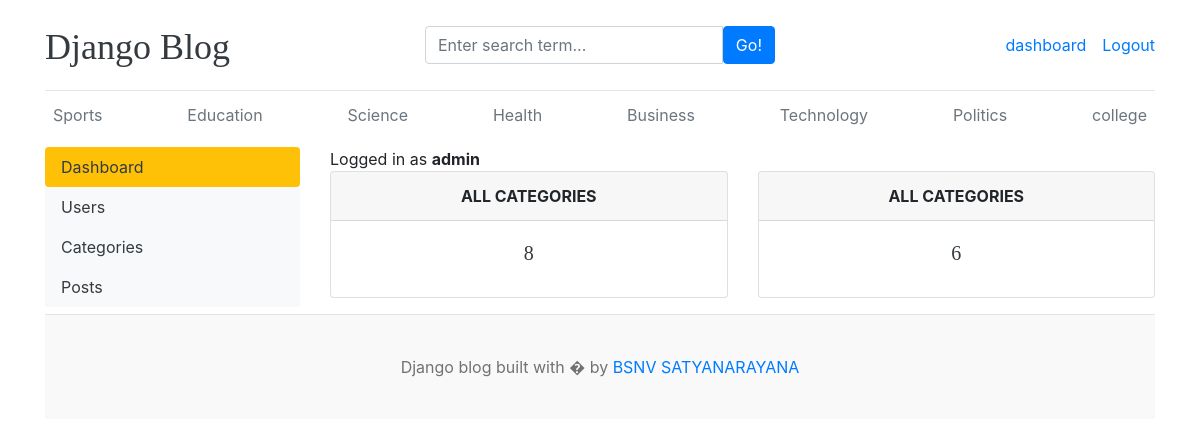
Before: /dashboard/ (signed in) with the older database file.
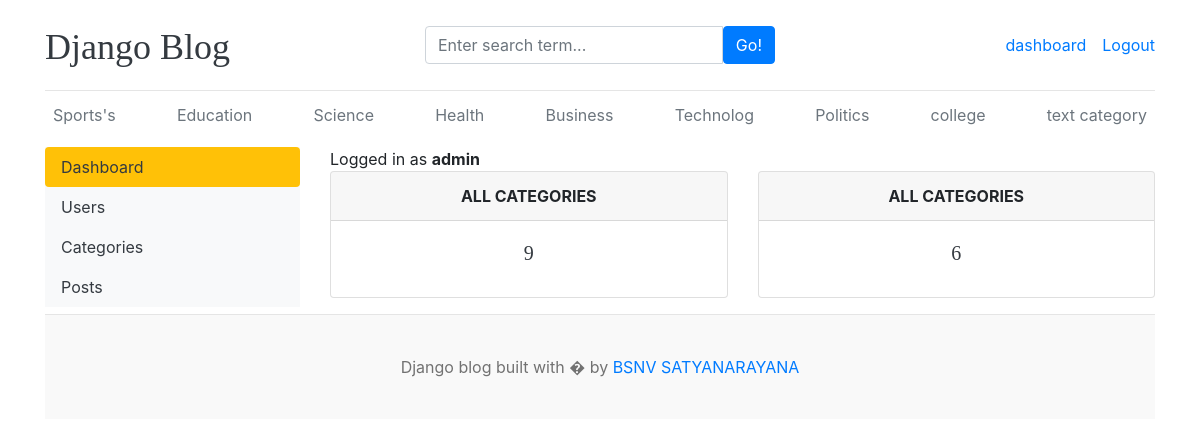
After: the same page with the newer database file.
### blog/models.py (models this page shows, shortened)
class Category(models.Model):
    category_name=models.CharField(max_length=50,unique=True)
    created_at=models.DateTimeField(auto_now_add=True)
    updated_at=models.DateTimeField(auto_now=True)
    class Meta:
        verbose_name_plural='categories'

### dashboards/views.py (the view)
# urls.py: path('',views.dashboard,name='dashboard'),
@login_required(login_url='login')
def dashboard(request):
    category_count=Category.objects.all().count()
    blogs_count=Blog.objects.all().count()
    context={
        'category_count':category_count,
        'blogs_count':blogs_count,
    }
    return render(request,'dashboard/dashboard.html',context)

### blog/context_processors.py (called while the page is built)
def get_categories(request):
    categories=Category.objects.all()
    return dict(categories=categories)

def get_social_links(request):
    social_links=SocialLink.objects.all()
    return dict(social_links=social_links)

### templates/dashboard/dashboard.html
{% extends 'base.html' %}
{% block content %}
  <div class="row">
    {% include 'dashboard/sidebar.html' %}
    <div class="col-md-9">
      <span>Logged in as <b>{{user}}</b> </span>
      <div class="row">
        <div class="col">
          <div class="card border-default mb-3">
            <div class="card-header text-center text-uppercase font-weight-bold">All Categories</div>
            <div class="card-body text-dark">
              <h5 class="card-title text-center">{{category_count}}</h5>
            </div>
          </div>
        </div>
        <div class="col">
          <div class="card border-default mb-3">
            <div class="card-header text-center text-uppercase font-weight-bold">All Categories</div>
            <div class="card-body text-dark">
              <h5 class="card-title text-center">{{blogs_count}}</h5>
            </div>
          </div>
        </div>
      </div>
    </div>
  </div>
{% endblock %}

### templates/base.html (shortened to what this page needs)
{% load static %}
<!DOCTYPE html>
<html lang="en">
<head>
    <link href="https://getbootstrap.com/docs/4.0/dist/css/bootstrap.min.css" rel="stylesheet">
    <link href="{% static 'css/blog.css' %}" rel="stylesheet">
    <link rel="stylesheet" href="https://cdnjs.cloudflare.com/ajax/libs/font-awesome/4.7.0/css/font-awesome.min.css">
  </head>
<body>
    <div class="container">
      <header class="blog-header py-3">
        <div class="row flex-nowrap justify-content-between align-items-center">
          <div class="col-4 pt-1">
            <a class="blog-header-logo text-dark" href="/">Django Blog</a>
          </div>
          <div class="col-4">
             <form action="{% url 'search' %}" method="GET">
              <div class="input-group">
                <input class="form-control" type="text" name="keyword" value="{{keyword}}" placeholder="Enter search term..." aria-label="Enter search term..." aria-describedby="button-search" />
                <button type="submit" class="btn btn-primary" id="button-search" type="button">Go!</button>
            </div>
             </form>
          </div>
          <div class="col-4 d-flex justify-content-end align-items-center">
            {% if not user.is_authenticated %}
            <a class="btn btn-sm btn-warning" href="{% url 'login' %}">Login</a> &nbsp;
            <a class="btn btn-sm btn-outline-secondary" href="{% url 'register' %}">Register</a>
          </div>
            {% else %}
            <span><a href="{% url 'dashboard' %}">dashboard</a></span>
            <span><a href="{% url 'logout' %}">Logout</a></span>
            {% endif %}
        </div>
      </header>
      <div class="nav-scroller py-1 mb-2">
        <nav class="nav d-flex justify-content-between">
          {% for cat in categories %}
          <a class="p-2 text-muted" href="{% url 'posts_by_category' cat.id %}">{{cat.category_name}}</a>
          {% endfor %}
        </nav>
      </div>
{% block content %}
{% endblock  %}
<footer class="blog-footer">
    <p>Django blog built with � by <a href="#">BSNV SATYANARAYANA</a></p>
  </footer>
  </body>
  </html>

Changed rows visible on the page:
changed Category: category_name "Sports" → "Sports's"
changed Category: category_name "Technology" → "Technolog"
added Category: category_name "text category"
Other visible differences:
{{ category_count }}: "8" → "9"
